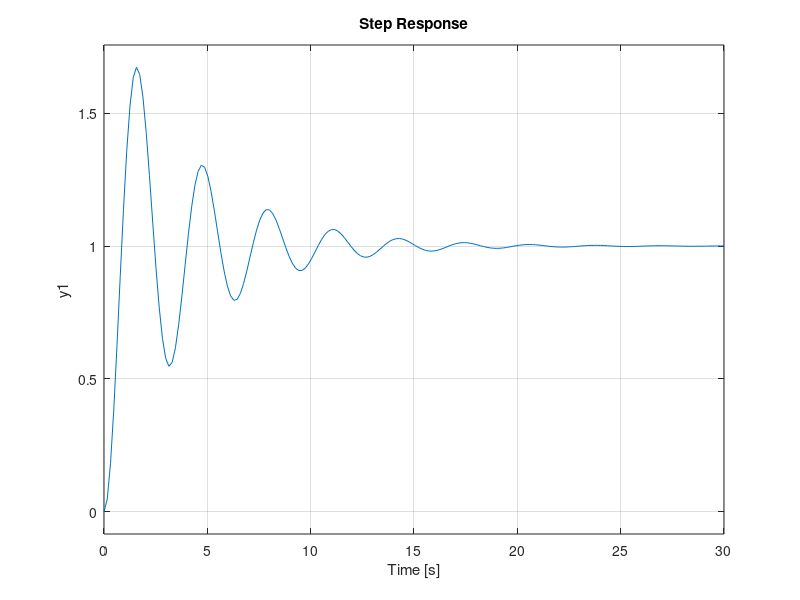
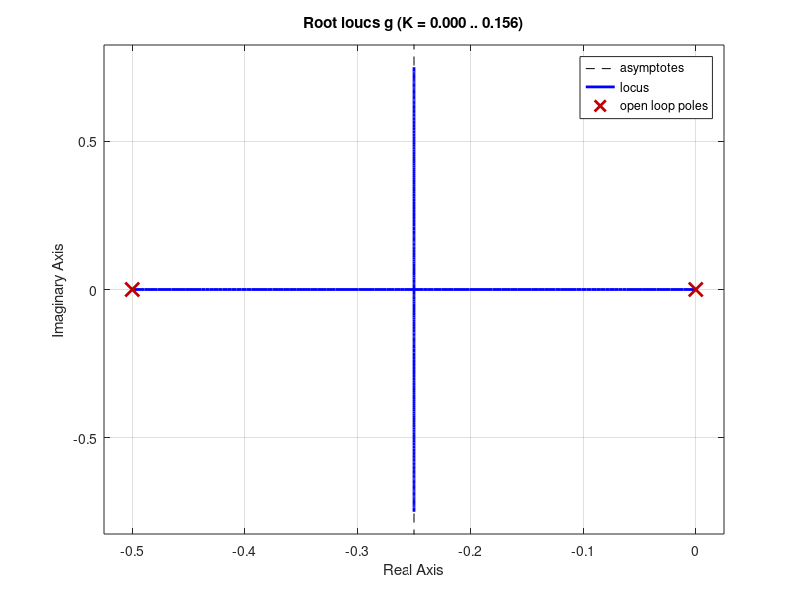
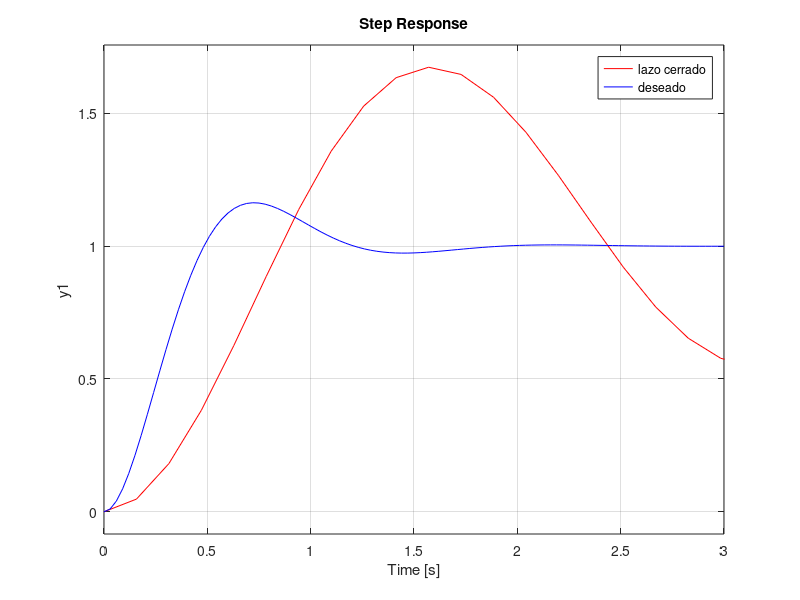
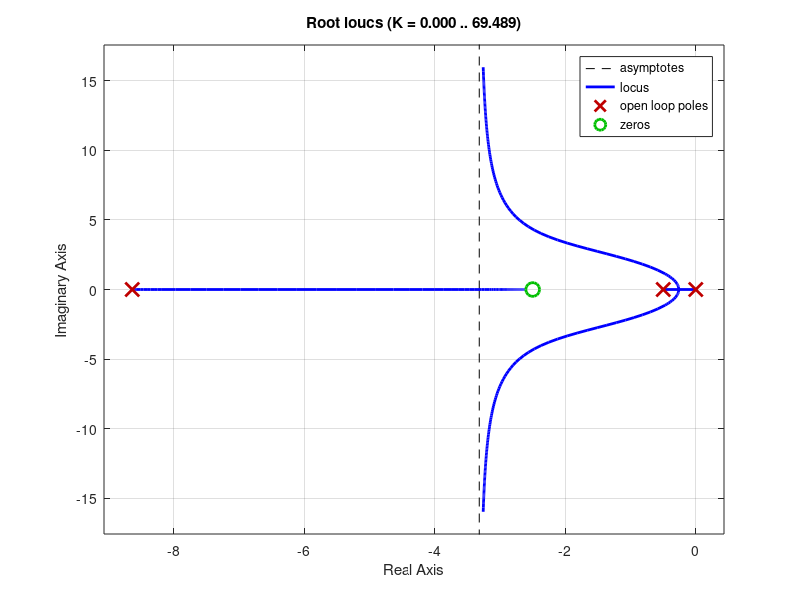

Reproduce these figures in MATLAB, in order. (Note: this script raises an error after producing the figures.)
clc
clear
close all

%---------sistema en lazo abierto---
g=tf(4,[1 0.5 0]);
%-------sistema en lazo cerrado---
gcl=feedback(g,1);
step(gcl)

figure
rlocus(g)
%---------deseado-----
so=0.163;
Ts=1.6;
Kv=80;

e=sqrt((log(so))^2/(pi^2+(log(so))^2));
wn=4/(Ts*e);
hd=tf(wn^2,[1 2*e*wn wn^2]);
figure
step(gcl,'r')
hold on
step(hd,'b')
legend('lazo cerrado','deseado')
pd=roots([1 2*e*wn wn^2]); %polos deseados

%---------determinar el angulo faltante----
s1= pd(1);
ang = rad2deg(angle(4/(s1*(s1+0.5))));
angf = 180-ang;
phi1= 90;
theta3= phi1-angf;
z1 = -real(s1);
x = imag(s1)/tand(theta3);
p1 = x+z1;

ang = rad2deg(angle(4*(s1+z1)/(s1*(s1+0.5)*(s1+p1))));

gc= tf([1 z1],[1 p1]);
figure
rlocus(gc*g)

%-----determinar k de gc con cond. magnitud----
div = abs(4*(s1+z1)/(s1*(s1+0.5)*(s1+p1)));
k=1/div;

%-----ecnontrar red atraso---

lim = k*4*z1/(0.5*p1); % lim*z2/p2=Kv=80
%z2/p2=80/lim=factor
factor = Kv/lim;
p2=0.0001;
z2= factor*p2;

gc = k*tf([1 z1],[1 p1])*tf([1 z2],[1 p2]);

%-----simular sistema completo
sis_ol= gc*g;
hold on
rlocus(sis_ol,'--');
sis_cl=feedback(sis_ol,1);
figure
step(sis_cl,'b');
hold on
step(hd,'r')
legend('Sistema controlado','Deseado');

figure
pzmap(sis_cl)
[P Z] = pzmap(sis_cl)
